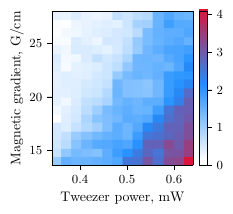

Python code for this plot:
import numpy as np
import matplotlib.pyplot as plt
plt.style.use('thesis.mplstyle')
from colors import red, blue, uBlues, wbr, wbrg
from scipy.ndimage import gaussian_filter

data = np.load("../data/step-plot-2d/data.npz")
Z = data['Z']

Z = gaussian_filter(Z, 0.5)

dx, dy   = 0.02, 0.8        # step sizes
x0, y0   = 0.35, 14.0       # starting coordinates
ny, nx   = Z.shape          # matrix size: rows (y) × columns (x)

# Centres of each pixel (for tick labels, if you want them)
x_centers = np.arange(x0, x0 + nx*dx, dx)
y_centers = np.arange(y0, y0 + ny*dy, dy)

# Build the bounding box so each pixel centre lands on the correct x,y
extent = [x_centers[0] - dx/2, x_centers[-1] + dx/2,
          y_centers[0] - dy/2, y_centers[-1] + dy/2]

fig, ax = plt.subplots(1, 1, figsize=(2,2))
im = ax.imshow(Z/1.22, cmap=wbr, aspect='auto', extent=extent)
cbar = fig.colorbar(im, ax=ax, fraction=0.05, pad=0.04)
cbar.set_ticks([0, 1, 2, 3, 4])

ax.set_xticks([0.4, 0.5, 0.6])
ax.set_yticks([15, 20, 25])

ax.set_xlabel('Tweezer power, mW')
ax.set_ylabel('Magnetic gradient, G/cm')

# x0, y0 = 2, 16
# ax.plot([x0, x0 + 2], [y0, y0], color=(0.5, 0.5, 0.5), lw=1.5)
# ax.plot([x0, x0], [y0, y0 - 1.25], color=(0.5, 0.5, 0.5), lw=1.5)
# ax.text(x0 + 2/2, y0 + 0.5, r'10$\mu$W', ha='center', va='top', fontsize=8, color=(0.5, 0.5, 0.5))
# ax.text(x0, y0 - 1.25/2, r'G/cm', ha='right', va='center', fontsize=8, color=(0.5, 0.5, 0.5))


plt.savefig("step-plot-2d.pdf", bbox_inches='tight')
plt.close()